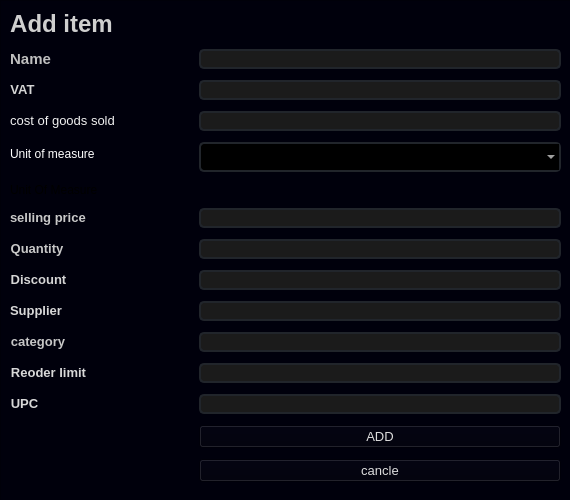
<?xml version="1.0" encoding="UTF-8"?>
<ui version="4.0">
 <class>Dialog</class>
 <widget class="QDialog" name="Dialog">
  <property name="geometry">
   <rect>
    <x>0</x>
    <y>0</y>
    <width>570</width>
    <height>500</height>
   </rect>
  </property>
  <property name="minimumSize">
   <size>
    <width>570</width>
    <height>500</height>
   </size>
  </property>
  <property name="maximumSize">
   <size>
    <width>570</width>
    <height>500</height>
   </size>
  </property>
  <property name="windowTitle">
   <string>stats</string>
  </property>
  <property name="styleSheet">
   <string notr="true">background-color: rgb(0, 0, 12);</string>
  </property>
  <widget class="QFrame" name="frame_33">
   <property name="geometry">
    <rect>
     <x>0</x>
     <y>0</y>
     <width>571</width>
     <height>703</height>
    </rect>
   </property>
   <property name="styleSheet">
    <string notr="true">QLineEdit {
	background-color: rgb(33, 37, 43);
	border-radius: 5px;
	border: 2px solid rgb(33, 37, 43);
	padding-left: 10px;
	selection-color: rgb(255, 255, 255);
	selection-background-color: rgb(255, 121, 198);
}
QLineEdit:hover {
	border: 2px solid rgb(64, 71, 88);
}
QLineEdit:focus {
	border: 2px solid rgb(91, 101, 124);
}
QComboBox{
	
	background-color: rgb(0, 0, 0);
	border-radius: 5px;
	border: 2px solid rgb(33, 37, 43);
	padding: 5px;
	padding-left: 10px;
}
QComboBox:hover{
	border: 2px solid rgb(64, 71, 88);
}
QComboBox::drop-down {
	subcontrol-origin: padding;
	subcontrol-position: top right;
	width: 25px; 
	border-left-width: 3px;
	border-left-color: rgba(39, 44, 54, 150);
	border-left-style: solid;
	border-top-right-radius: 3px;
	border-bottom-right-radius: 3px;	
	background-image: url(:/icons/images/icons/cil-arrow-bottom.png);
	background-position: center;
	background-repeat: no-reperat;
 }
QComboBox QAbstractItemView {	
	color: rgb(253, 253, 253);
	background-color: rgb(33, 37, 43);
	padding: 10px;
	selection-background-color: rgb(39, 44, 54);
}
</string>
   </property>
   <property name="frameShape">
    <enum>QFrame::StyledPanel</enum>
   </property>
   <property name="frameShadow">
    <enum>QFrame::Raised</enum>
   </property>
   <layout class="QFormLayout" name="formLayout">
    <property name="horizontalSpacing">
     <number>84</number>
    </property>
    <property name="verticalSpacing">
     <number>11</number>
    </property>
    <item row="0" column="0">
     <widget class="QLabel" name="label_150">
      <property name="maximumSize">
       <size>
        <width>16777215</width>
        <height>30</height>
       </size>
      </property>
      <property name="text">
       <string>&lt;html&gt;&lt;head/&gt;&lt;body&gt;&lt;p align=&quot;center&quot;&gt;&lt;span style=&quot; font-size:18pt; font-weight:600; color:#cfcfcf;&quot;&gt;Add item&lt;/span&gt;&lt;/p&gt;&lt;/body&gt;&lt;/html&gt;</string>
      </property>
     </widget>
    </item>
    <item row="0" column="1">
     <layout class="QHBoxLayout" name="horizontalLayout">
      <item>
       <spacer name="horizontalSpacer">
        <property name="orientation">
         <enum>Qt::Horizontal</enum>
        </property>
        <property name="sizeHint" stdset="0">
         <size>
          <width>40</width>
          <height>20</height>
         </size>
        </property>
       </spacer>
      </item>
      <item>
       <widget class="QPushButton" name="pushButton">
        <property name="maximumSize">
         <size>
          <width>20</width>
          <height>16777215</height>
         </size>
        </property>
        <property name="toolTip">
         <string extracomment="close"/>
        </property>
        <property name="styleSheet">
         <string notr="true">QPushButton{

border-radius : 10px;
}
QPushButton:hover {
	
	background-color: rgb(97, 97, 97);
}</string>
        </property>
        <property name="text">
         <string/>
        </property>
        <property name="icon">
         <iconset>
          <normaloff>:/icons/images/icons/icon_close.png</normaloff>:/icons/images/icons/icon_close.png</iconset>
        </property>
       </widget>
      </item>
     </layout>
    </item>
    <item row="4" column="0">
     <widget class="QLabel" name="label_161">
      <property name="text">
       <string>&lt;html&gt;&lt;head/&gt;&lt;body&gt;&lt;p align=&quot;center&quot;&gt;&lt;span style=&quot; font-size:11pt; font-weight:600; color:#bfbfbf;&quot;&gt;Name&lt;/span&gt;&lt;/p&gt;&lt;/body&gt;&lt;/html&gt;</string>
      </property>
     </widget>
    </item>
    <item row="4" column="1">
     <widget class="QLineEdit" name="lineEdit_20">
      <property name="styleSheet">
       <string notr="true">background-color: rgb(27, 27, 27);
color: rgb(255, 255, 255);</string>
      </property>
     </widget>
    </item>
    <item row="7" column="0">
     <widget class="QLabel" name="label_172">
      <property name="text">
       <string>&lt;html&gt;&lt;head/&gt;&lt;body&gt;&lt;p align=&quot;center&quot;&gt;&lt;span style=&quot; font-size:10pt; font-weight:600; color:#d5d5d5;&quot;&gt;	VAT&lt;/span&gt;&lt;/p&gt;&lt;/body&gt;&lt;/html&gt;</string>
      </property>
     </widget>
    </item>
    <item row="7" column="1">
     <widget class="QLineEdit" name="lineEdit_29">
      <property name="styleSheet">
       <string notr="true">background-color: rgb(27, 27, 27);
color: rgb(255, 255, 255);</string>
      </property>
     </widget>
    </item>
    <item row="10" column="0">
     <widget class="QLabel" name="label_162">
      <property name="text">
       <string>&lt;html&gt;&lt;head/&gt;&lt;body&gt;&lt;p align=&quot;center&quot;&gt;&lt;span style=&quot; font-size:10pt; color:#f0f0f0;&quot;&gt;cost of goods sold&lt;/span&gt;&lt;/p&gt;&lt;/body&gt;&lt;/html&gt;</string>
      </property>
     </widget>
    </item>
    <item row="10" column="1">
     <widget class="QLineEdit" name="lineEdit_21">
      <property name="styleSheet">
       <string notr="true">background-color: rgb(27, 27, 27);
color: rgb(255, 255, 255);</string>
      </property>
     </widget>
    </item>
    <item row="13" column="0">
     <widget class="QLabel" name="label">
      <property name="text">
       <string>Unit Of Measure</string>
      </property>
     </widget>
    </item>
    <item row="14" column="0">
     <widget class="QLabel" name="label_163">
      <property name="text">
       <string>&lt;html&gt;&lt;head/&gt;&lt;body&gt;&lt;p&gt;&lt;span style=&quot; font-size:10pt; font-weight:600; color:#c8c8c8;&quot;&gt;selling price&lt;/span&gt;&lt;/p&gt;&lt;/body&gt;&lt;/html&gt;</string>
      </property>
     </widget>
    </item>
    <item row="14" column="1">
     <widget class="QLineEdit" name="lineEdit_22">
      <property name="styleSheet">
       <string notr="true">background-color: rgb(27, 27, 27);
color: rgb(255, 255, 255);</string>
      </property>
     </widget>
    </item>
    <item row="17" column="0">
     <widget class="QLabel" name="label_164">
      <property name="text">
       <string>&lt;html&gt;&lt;head/&gt;&lt;body&gt;&lt;p align=&quot;center&quot;&gt;&lt;span style=&quot; font-size:10pt; font-weight:600; color:#c8c8c8;&quot;&gt;Quantity&lt;/span&gt;&lt;/p&gt;&lt;/body&gt;&lt;/html&gt;</string>
      </property>
     </widget>
    </item>
    <item row="17" column="1">
     <widget class="QLineEdit" name="lineEdit_23">
      <property name="styleSheet">
       <string notr="true">background-color: rgb(27, 27, 27);
color: rgb(255, 255, 255);</string>
      </property>
     </widget>
    </item>
    <item row="20" column="0">
     <widget class="QLabel" name="label_165">
      <property name="text">
       <string>&lt;html&gt;&lt;head/&gt;&lt;body&gt;&lt;p align=&quot;center&quot;&gt;&lt;span style=&quot; font-size:10pt; font-weight:600; color:#d5d5d5;&quot;&gt;Discount&lt;/span&gt;&lt;/p&gt;&lt;/body&gt;&lt;/html&gt;</string>
      </property>
     </widget>
    </item>
    <item row="20" column="1">
     <widget class="QLineEdit" name="lineEdit_24">
      <property name="styleSheet">
       <string notr="true">background-color: rgb(27, 27, 27);
color: rgb(255, 255, 255);</string>
      </property>
     </widget>
    </item>
    <item row="23" column="0">
     <widget class="QLabel" name="label_166">
      <property name="text">
       <string>&lt;html&gt;&lt;head/&gt;&lt;body&gt;&lt;p align=&quot;center&quot;&gt;&lt;span style=&quot; font-size:10pt; font-weight:600; color:#d8d8d8;&quot;&gt;Supplier&lt;/span&gt;&lt;/p&gt;&lt;/body&gt;&lt;/html&gt;</string>
      </property>
     </widget>
    </item>
    <item row="23" column="1">
     <widget class="QLineEdit" name="lineEdit_25">
      <property name="styleSheet">
       <string notr="true">background-color: rgb(27, 27, 27);
color: rgb(255, 255, 255);</string>
      </property>
     </widget>
    </item>
    <item row="26" column="0">
     <widget class="QLabel" name="label_167">
      <property name="text">
       <string>&lt;html&gt;&lt;head/&gt;&lt;body&gt;&lt;p align=&quot;center&quot;&gt;&lt;span style=&quot; font-size:10pt; font-weight:600; color:#c7c7c7;&quot;&gt;category&lt;/span&gt;&lt;/p&gt;&lt;/body&gt;&lt;/html&gt;</string>
      </property>
     </widget>
    </item>
    <item row="26" column="1">
     <widget class="QLineEdit" name="lineEdit_26">
      <property name="styleSheet">
       <string notr="true">background-color: rgb(27, 27, 27);
color: rgb(255, 255, 255);</string>
      </property>
     </widget>
    </item>
    <item row="29" column="0">
     <widget class="QLabel" name="label_168">
      <property name="text">
       <string>&lt;html&gt;&lt;head/&gt;&lt;body&gt;&lt;p align=&quot;center&quot;&gt;&lt;span style=&quot; font-size:10pt; font-weight:600; color:#d8d8d8;&quot;&gt;Reoder limit&lt;/span&gt;&lt;/p&gt;&lt;/body&gt;&lt;/html&gt;</string>
      </property>
     </widget>
    </item>
    <item row="29" column="1">
     <widget class="QLineEdit" name="lineEdit_27">
      <property name="styleSheet">
       <string notr="true">background-color: rgb(27, 27, 27);
color: rgb(255, 255, 255);</string>
      </property>
     </widget>
    </item>
    <item row="32" column="0">
     <widget class="QLabel" name="label_169">
      <property name="text">
       <string>&lt;html&gt;&lt;head/&gt;&lt;body&gt;&lt;p align=&quot;center&quot;&gt;&lt;span style=&quot; font-size:10pt; font-weight:600; color:#d8d8d8;&quot;&gt;UPC&lt;/span&gt;&lt;/p&gt;&lt;/body&gt;&lt;/html&gt;</string>
      </property>
     </widget>
    </item>
    <item row="32" column="1">
     <widget class="QLineEdit" name="lineEdit_28">
      <property name="styleSheet">
       <string notr="true">background-color: rgb(27, 27, 27);
color: rgb(255, 255, 255);</string>
      </property>
     </widget>
    </item>
    <item row="33" column="1">
     <widget class="QPushButton" name="pushButton_21">
      <property name="palette">
       <palette>
        <active>
         <colorrole role="WindowText">
          <brush brushstyle="SolidPattern">
           <color alpha="255">
            <red>221</red>
            <green>221</green>
            <blue>221</blue>
           </color>
          </brush>
         </colorrole>
         <colorrole role="Button">
          <brush brushstyle="SolidPattern">
           <color alpha="255">
            <red>0</red>
            <green>0</green>
            <blue>12</blue>
           </color>
          </brush>
         </colorrole>
         <colorrole role="Text">
          <brush brushstyle="SolidPattern">
           <color alpha="255">
            <red>221</red>
            <green>221</green>
            <blue>221</blue>
           </color>
          </brush>
         </colorrole>
         <colorrole role="ButtonText">
          <brush brushstyle="SolidPattern">
           <color alpha="255">
            <red>221</red>
            <green>221</green>
            <blue>221</blue>
           </color>
          </brush>
         </colorrole>
         <colorrole role="Base">
          <brush brushstyle="SolidPattern">
           <color alpha="255">
            <red>0</red>
            <green>0</green>
            <blue>12</blue>
           </color>
          </brush>
         </colorrole>
         <colorrole role="Window">
          <brush brushstyle="SolidPattern">
           <color alpha="255">
            <red>0</red>
            <green>0</green>
            <blue>12</blue>
           </color>
          </brush>
         </colorrole>
         <colorrole role="PlaceholderText">
          <brush brushstyle="SolidPattern">
           <color alpha="255">
            <red>221</red>
            <green>221</green>
            <blue>221</blue>
           </color>
          </brush>
         </colorrole>
        </active>
        <inactive>
         <colorrole role="WindowText">
          <brush brushstyle="SolidPattern">
           <color alpha="255">
            <red>221</red>
            <green>221</green>
            <blue>221</blue>
           </color>
          </brush>
         </colorrole>
         <colorrole role="Button">
          <brush brushstyle="SolidPattern">
           <color alpha="255">
            <red>0</red>
            <green>0</green>
            <blue>12</blue>
           </color>
          </brush>
         </colorrole>
         <colorrole role="Text">
          <brush brushstyle="SolidPattern">
           <color alpha="255">
            <red>221</red>
            <green>221</green>
            <blue>221</blue>
           </color>
          </brush>
         </colorrole>
         <colorrole role="ButtonText">
          <brush brushstyle="SolidPattern">
           <color alpha="255">
            <red>221</red>
            <green>221</green>
            <blue>221</blue>
           </color>
          </brush>
         </colorrole>
         <colorrole role="Base">
          <brush brushstyle="SolidPattern">
           <color alpha="255">
            <red>0</red>
            <green>0</green>
            <blue>12</blue>
           </color>
          </brush>
         </colorrole>
         <colorrole role="Window">
          <brush brushstyle="SolidPattern">
           <color alpha="255">
            <red>0</red>
            <green>0</green>
            <blue>12</blue>
           </color>
          </brush>
         </colorrole>
         <colorrole role="PlaceholderText">
          <brush brushstyle="SolidPattern">
           <color alpha="255">
            <red>221</red>
            <green>221</green>
            <blue>221</blue>
           </color>
          </brush>
         </colorrole>
        </inactive>
        <disabled>
         <colorrole role="WindowText">
          <brush brushstyle="SolidPattern">
           <color alpha="255">
            <red>221</red>
            <green>221</green>
            <blue>221</blue>
           </color>
          </brush>
         </colorrole>
         <colorrole role="Button">
          <brush brushstyle="SolidPattern">
           <color alpha="255">
            <red>0</red>
            <green>0</green>
            <blue>12</blue>
           </color>
          </brush>
         </colorrole>
         <colorrole role="Text">
          <brush brushstyle="SolidPattern">
           <color alpha="255">
            <red>221</red>
            <green>221</green>
            <blue>221</blue>
           </color>
          </brush>
         </colorrole>
         <colorrole role="ButtonText">
          <brush brushstyle="SolidPattern">
           <color alpha="255">
            <red>221</red>
            <green>221</green>
            <blue>221</blue>
           </color>
          </brush>
         </colorrole>
         <colorrole role="Base">
          <brush brushstyle="SolidPattern">
           <color alpha="255">
            <red>0</red>
            <green>0</green>
            <blue>12</blue>
           </color>
          </brush>
         </colorrole>
         <colorrole role="Window">
          <brush brushstyle="SolidPattern">
           <color alpha="255">
            <red>0</red>
            <green>0</green>
            <blue>12</blue>
           </color>
          </brush>
         </colorrole>
         <colorrole role="PlaceholderText">
          <brush brushstyle="SolidPattern">
           <color alpha="255">
            <red>221</red>
            <green>221</green>
            <blue>221</blue>
           </color>
          </brush>
         </colorrole>
        </disabled>
       </palette>
      </property>
      <property name="font">
       <font>
        <pointsize>10</pointsize>
        <italic>false</italic>
        <bold>false</bold>
       </font>
      </property>
      <property name="text">
       <string>ADD</string>
      </property>
      <property name="icon">
       <iconset>
        <normaloff>plus (2).png</normaloff>plus (2).png</iconset>
      </property>
      <property name="iconSize">
       <size>
        <width>31</width>
        <height>25</height>
       </size>
      </property>
     </widget>
    </item>
    <item row="34" column="1">
     <widget class="QPushButton" name="pushButton_22">
      <property name="palette">
       <palette>
        <active>
         <colorrole role="WindowText">
          <brush brushstyle="SolidPattern">
           <color alpha="255">
            <red>221</red>
            <green>221</green>
            <blue>221</blue>
           </color>
          </brush>
         </colorrole>
         <colorrole role="Button">
          <brush brushstyle="SolidPattern">
           <color alpha="255">
            <red>0</red>
            <green>0</green>
            <blue>12</blue>
           </color>
          </brush>
         </colorrole>
         <colorrole role="Text">
          <brush brushstyle="SolidPattern">
           <color alpha="255">
            <red>221</red>
            <green>221</green>
            <blue>221</blue>
           </color>
          </brush>
         </colorrole>
         <colorrole role="ButtonText">
          <brush brushstyle="SolidPattern">
           <color alpha="255">
            <red>221</red>
            <green>221</green>
            <blue>221</blue>
           </color>
          </brush>
         </colorrole>
         <colorrole role="Base">
          <brush brushstyle="SolidPattern">
           <color alpha="255">
            <red>0</red>
            <green>0</green>
            <blue>12</blue>
           </color>
          </brush>
         </colorrole>
         <colorrole role="Window">
          <brush brushstyle="SolidPattern">
           <color alpha="255">
            <red>0</red>
            <green>0</green>
            <blue>12</blue>
           </color>
          </brush>
         </colorrole>
         <colorrole role="PlaceholderText">
          <brush brushstyle="SolidPattern">
           <color alpha="255">
            <red>221</red>
            <green>221</green>
            <blue>221</blue>
           </color>
          </brush>
         </colorrole>
        </active>
        <inactive>
         <colorrole role="WindowText">
          <brush brushstyle="SolidPattern">
           <color alpha="255">
            <red>221</red>
            <green>221</green>
            <blue>221</blue>
           </color>
          </brush>
         </colorrole>
         <colorrole role="Button">
          <brush brushstyle="SolidPattern">
           <color alpha="255">
            <red>0</red>
            <green>0</green>
            <blue>12</blue>
           </color>
          </brush>
         </colorrole>
         <colorrole role="Text">
          <brush brushstyle="SolidPattern">
           <color alpha="255">
            <red>221</red>
            <green>221</green>
            <blue>221</blue>
           </color>
          </brush>
         </colorrole>
         <colorrole role="ButtonText">
          <brush brushstyle="SolidPattern">
           <color alpha="255">
            <red>221</red>
            <green>221</green>
            <blue>221</blue>
           </color>
          </brush>
         </colorrole>
         <colorrole role="Base">
          <brush brushstyle="SolidPattern">
           <color alpha="255">
            <red>0</red>
            <green>0</green>
            <blue>12</blue>
           </color>
          </brush>
         </colorrole>
         <colorrole role="Window">
          <brush brushstyle="SolidPattern">
           <color alpha="255">
            <red>0</red>
            <green>0</green>
            <blue>12</blue>
           </color>
          </brush>
         </colorrole>
         <colorrole role="PlaceholderText">
          <brush brushstyle="SolidPattern">
           <color alpha="255">
            <red>221</red>
            <green>221</green>
            <blue>221</blue>
           </color>
          </brush>
         </colorrole>
        </inactive>
        <disabled>
         <colorrole role="WindowText">
          <brush brushstyle="SolidPattern">
           <color alpha="255">
            <red>221</red>
            <green>221</green>
            <blue>221</blue>
           </color>
          </brush>
         </colorrole>
         <colorrole role="Button">
          <brush brushstyle="SolidPattern">
           <color alpha="255">
            <red>0</red>
            <green>0</green>
            <blue>12</blue>
           </color>
          </brush>
         </colorrole>
         <colorrole role="Text">
          <brush brushstyle="SolidPattern">
           <color alpha="255">
            <red>221</red>
            <green>221</green>
            <blue>221</blue>
           </color>
          </brush>
         </colorrole>
         <colorrole role="ButtonText">
          <brush brushstyle="SolidPattern">
           <color alpha="255">
            <red>221</red>
            <green>221</green>
            <blue>221</blue>
           </color>
          </brush>
         </colorrole>
         <colorrole role="Base">
          <brush brushstyle="SolidPattern">
           <color alpha="255">
            <red>0</red>
            <green>0</green>
            <blue>12</blue>
           </color>
          </brush>
         </colorrole>
         <colorrole role="Window">
          <brush brushstyle="SolidPattern">
           <color alpha="255">
            <red>0</red>
            <green>0</green>
            <blue>12</blue>
           </color>
          </brush>
         </colorrole>
         <colorrole role="PlaceholderText">
          <brush brushstyle="SolidPattern">
           <color alpha="255">
            <red>221</red>
            <green>221</green>
            <blue>221</blue>
           </color>
          </brush>
         </colorrole>
        </disabled>
       </palette>
      </property>
      <property name="font">
       <font>
        <pointsize>10</pointsize>
        <italic>false</italic>
        <bold>false</bold>
       </font>
      </property>
      <property name="text">
       <string>cancle</string>
      </property>
     </widget>
    </item>
    <item row="12" column="0">
     <widget class="QLabel" name="label_2">
      <property name="text">
       <string>&lt;html&gt;&lt;head/&gt;&lt;body&gt;&lt;p&gt;&lt;span style=&quot; color:#ffffff;&quot;&gt;Unit of measure&lt;/span&gt;&lt;/p&gt;&lt;/body&gt;&lt;/html&gt;</string>
      </property>
     </widget>
    </item>
    <item row="12" column="1">
     <widget class="QComboBox" name="comboBox">
      <property name="styleSheet">
       <string notr="true">color: rgb(255, 255, 255);</string>
      </property>
     </widget>
    </item>
   </layout>
  </widget>
 </widget>
 <resources>
  <include location="resources.qrc"/>
 </resources>
 <connections/>
</ui>
